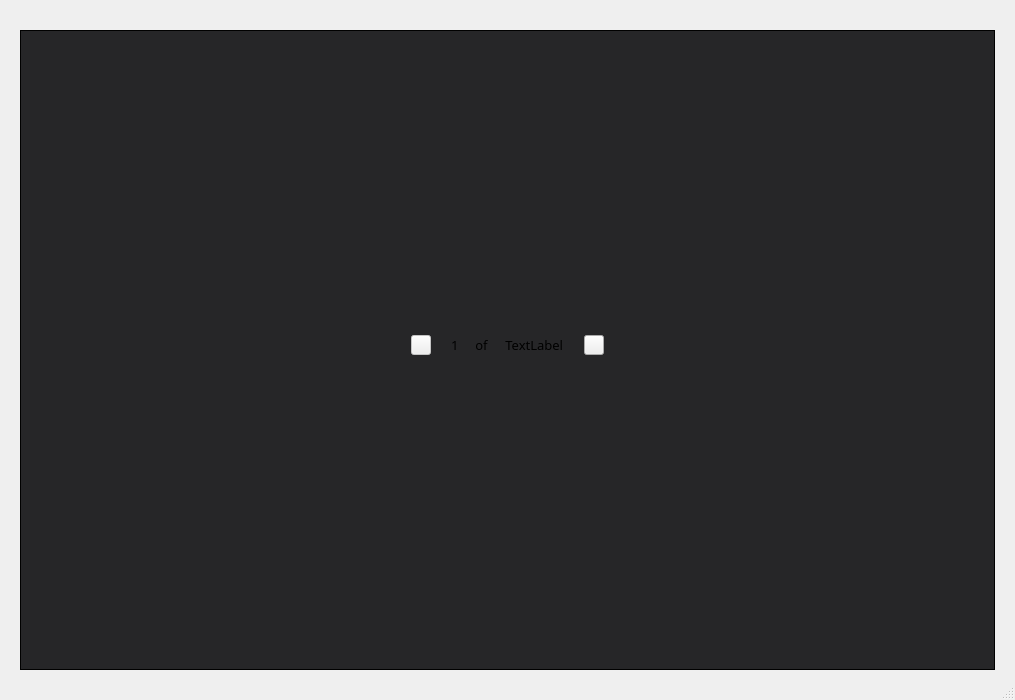
<?xml version="1.0" encoding="UTF-8"?>
<ui version="4.0">
 <class>SampleResultTable</class>
 <widget class="QDialog" name="SampleResultTable">
  <property name="geometry">
   <rect>
    <x>0</x>
    <y>0</y>
    <width>1015</width>
    <height>700</height>
   </rect>
  </property>
  <property name="windowTitle">
   <string>Dialog</string>
  </property>
  <property name="sizeGripEnabled">
   <bool>true</bool>
  </property>
  <layout class="QGridLayout" name="gridLayout_2">
   <property name="leftMargin">
    <number>20</number>
   </property>
   <property name="topMargin">
    <number>20</number>
   </property>
   <property name="rightMargin">
    <number>20</number>
   </property>
   <property name="bottomMargin">
    <number>30</number>
   </property>
   <property name="spacing">
    <number>10</number>
   </property>
   <item row="4" column="0">
    <layout class="QHBoxLayout" name="ui_buttonLayout">
     <property name="spacing">
      <number>10</number>
     </property>
    </layout>
   </item>
   <item row="0" column="0">
    <layout class="QHBoxLayout" name="ui_toolLayout">
     <property name="spacing">
      <number>10</number>
     </property>
    </layout>
   </item>
   <item row="2" column="0">
    <widget class="QFrame" name="frame_2">
     <property name="styleSheet">
      <string notr="true">
                            #frame_2 {
                            background-color: #262628;
                            border: 1px solid #000;}

                        </string>
     </property>
     <property name="frameShape">
      <enum>QFrame::StyledPanel</enum>
     </property>
     <property name="frameShadow">
      <enum>QFrame::Raised</enum>
     </property>
     <layout class="QGridLayout" name="gridLayout_3">
      <property name="leftMargin">
       <number>0</number>
      </property>
      <property name="topMargin">
       <number>0</number>
      </property>
      <property name="rightMargin">
       <number>0</number>
      </property>
      <property name="bottomMargin">
       <number>10</number>
      </property>
      <property name="spacing">
       <number>10</number>
      </property>
      <item row="0" column="0">
       <layout class="QVBoxLayout" name="ui_resultTableLayout">
        <property name="spacing">
         <number>10</number>
        </property>
        <property name="sizeConstraint">
         <enum>QLayout::SetDefaultConstraint</enum>
        </property>
       </layout>
      </item>
      <item row="1" column="0">
       <layout class="QHBoxLayout" name="horizontalLayout">
        <property name="spacing">
         <number>10</number>
        </property>
        <item>
         <spacer name="horizontalSpacer_5">
          <property name="orientation">
           <enum>Qt::Horizontal</enum>
          </property>
          <property name="sizeHint" stdset="0">
           <size>
            <width>40</width>
            <height>20</height>
           </size>
          </property>
         </spacer>
        </item>
        <item>
         <widget class="QToolButton" name="previousButton">
          <property name="enabled">
           <bool>false</bool>
          </property>
          <property name="minimumSize">
           <size>
            <width>20</width>
            <height>20</height>
           </size>
          </property>
          <property name="maximumSize">
           <size>
            <width>20</width>
            <height>20</height>
           </size>
          </property>
          <property name="styleSheet">
           <string notr="true">
                                                #previousButton
                                                {
                                                qproperty-icon: none;
                                                image: url(:/CLOVise/FlexPLM/Images/previous_none.svg);
                                                }
                                                #previousButton:hover
                                                {
                                                image: url(:/CLOVise/FlexPLM/Images/previous_over.svg);
                                                }
                                            </string>
          </property>
          <property name="text">
           <string/>
          </property>
          <property name="iconSize">
           <size>
            <width>18</width>
            <height>18</height>
           </size>
          </property>
         </widget>
        </item>
        <item>
         <spacer name="horizontalSpacer_9">
          <property name="orientation">
           <enum>Qt::Horizontal</enum>
          </property>
          <property name="sizeType">
           <enum>QSizePolicy::Fixed</enum>
          </property>
          <property name="sizeHint" stdset="0">
           <size>
            <width>10</width>
            <height>20</height>
           </size>
          </property>
         </spacer>
        </item>
        <item>
         <widget class="QLabel" name="currPageLabel">
          <property name="font">
           <font>
            <family>ArialMT</family>
            <pointsize>10</pointsize>
            <weight>50</weight>
            <bold>false</bold>
           </font>
          </property>
          <property name="text">
           <string>1 </string>
          </property>
         </widget>
        </item>
        <item>
         <widget class="QLabel" name="label_2">
          <property name="font">
           <font>
            <family>ArialMT</family>
            <pointsize>10</pointsize>
            <weight>50</weight>
            <bold>false</bold>
           </font>
          </property>
          <property name="text">
           <string> of </string>
          </property>
         </widget>
        </item>
        <item>
         <widget class="QLabel" name="totalPageLabel">
          <property name="font">
           <font>
            <family>ArialMT</family>
            <pointsize>10</pointsize>
            <weight>50</weight>
            <bold>false</bold>
           </font>
          </property>
          <property name="text">
           <string> TextLabel</string>
          </property>
         </widget>
        </item>
        <item>
         <spacer name="horizontalSpacer_10">
          <property name="orientation">
           <enum>Qt::Horizontal</enum>
          </property>
          <property name="sizeType">
           <enum>QSizePolicy::Fixed</enum>
          </property>
          <property name="sizeHint" stdset="0">
           <size>
            <width>10</width>
            <height>20</height>
           </size>
          </property>
         </spacer>
        </item>
        <item>
         <widget class="QToolButton" name="nextButton">
          <property name="minimumSize">
           <size>
            <width>20</width>
            <height>20</height>
           </size>
          </property>
          <property name="maximumSize">
           <size>
            <width>20</width>
            <height>20</height>
           </size>
          </property>
          <property name="styleSheet">
           <string notr="true">
                                                #nextButton
                                                {
                                                qproperty-icon: none;
                                                image: url(:/CLOVise/FlexPLM/Images/next_none.svg);
                                                }
                                                #nextButton:hover
                                                {
                                                image: url(:/CLOVise/FlexPLM/Images/next_over.svg);
                                                }
                                            </string>
          </property>
          <property name="text">
           <string/>
          </property>
          <property name="iconSize">
           <size>
            <width>18</width>
            <height>18</height>
           </size>
          </property>
         </widget>
        </item>
        <item>
         <spacer name="horizontalSpacer_6">
          <property name="orientation">
           <enum>Qt::Horizontal</enum>
          </property>
          <property name="sizeHint" stdset="0">
           <size>
            <width>40</width>
            <height>20</height>
           </size>
          </property>
         </spacer>
        </item>
       </layout>
      </item>
     </layout>
    </widget>
   </item>
   <item row="1" column="0">
    <spacer name="verticalSpacer">
     <property name="orientation">
      <enum>Qt::Vertical</enum>
     </property>
     <property name="sizeType">
      <enum>QSizePolicy::Fixed</enum>
     </property>
     <property name="sizeHint" stdset="0">
      <size>
       <width>20</width>
       <height>10</height>
      </size>
     </property>
    </spacer>
   </item>
  </layout>
 </widget>
 <resources>
  <include location="../../../../PLMResource.qrc"/>
 </resources>
 <connections/>
</ui>
